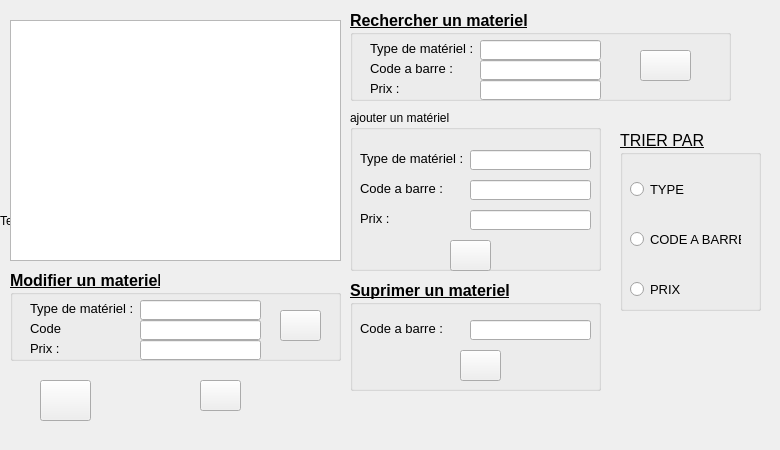
      <widget class="QWidget" name="tab_7">
       <attribute name="title">
        <string>gestion du fourniture</string>
       </attribute>
       <widget class="QGroupBox" name="groupBox_10">
        <property name="geometry">
         <rect>
          <x>350</x>
          <y>10</y>
          <width>381</width>
          <height>91</height>
         </rect>
        </property>
        <property name="font">
         <font>
          <pointsize>12</pointsize>
          <weight>75</weight>
          <bold>true</bold>
          <underline>true</underline>
         </font>
        </property>
        <property name="title">
         <string>Rechercher un materiel</string>
        </property>
        <widget class="QLabel" name="label_66">
         <property name="geometry">
          <rect>
           <x>20</x>
           <y>30</y>
           <width>111</width>
           <height>16</height>
          </rect>
         </property>
         <property name="font">
          <font>
           <pointsize>10</pointsize>
           <weight>50</weight>
           <bold>false</bold>
           <underline>false</underline>
          </font>
         </property>
         <property name="text">
          <string>Type de matériel :</string>
         </property>
        </widget>
        <widget class="QLabel" name="label_67">
         <property name="geometry">
          <rect>
           <x>20</x>
           <y>50</y>
           <width>111</width>
           <height>16</height>
          </rect>
         </property>
         <property name="font">
          <font>
           <pointsize>10</pointsize>
           <weight>50</weight>
           <bold>false</bold>
           <underline>false</underline>
          </font>
         </property>
         <property name="text">
          <string>Code a barre :</string>
         </property>
        </widget>
        <widget class="QLabel" name="label_68">
         <property name="geometry">
          <rect>
           <x>20</x>
           <y>70</y>
           <width>111</width>
           <height>16</height>
          </rect>
         </property>
         <property name="font">
          <font>
           <pointsize>10</pointsize>
           <weight>50</weight>
           <bold>false</bold>
           <underline>false</underline>
          </font>
         </property>
         <property name="text">
          <string>Prix :</string>
         </property>
        </widget>
        <widget class="QLineEdit" name="lineEdit_recht2">
         <property name="geometry">
          <rect>
           <x>130</x>
           <y>30</y>
           <width>121</width>
           <height>20</height>
          </rect>
         </property>
        </widget>
        <widget class="QLineEdit" name="lineEdit_rechc2">
         <property name="geometry">
          <rect>
           <x>130</x>
           <y>50</y>
           <width>121</width>
           <height>20</height>
          </rect>
         </property>
        </widget>
        <widget class="QLineEdit" name="lineEdit_40">
         <property name="geometry">
          <rect>
           <x>130</x>
           <y>70</y>
           <width>121</width>
           <height>20</height>
          </rect>
         </property>
        </widget>
        <widget class="QPushButton" name="pushButton_9">
         <property name="geometry">
          <rect>
           <x>290</x>
           <y>40</y>
           <width>51</width>
           <height>31</height>
          </rect>
         </property>
         <property name="font">
          <font>
           <pointsize>8</pointsize>
           <weight>50</weight>
           <bold>false</bold>
           <underline>false</underline>
          </font>
         </property>
         <property name="styleSheet">
          <string notr="true">border-image: url(:/photoqt/recherche.jpg);</string>
         </property>
         <property name="text">
          <string/>
         </property>
        </widget>
       </widget>
       <widget class="QPushButton" name="pushButton_8">
        <property name="geometry">
         <rect>
          <x>40</x>
          <y>380</y>
          <width>51</width>
          <height>41</height>
         </rect>
        </property>
        <property name="styleSheet">
         <string notr="true">border-image: url(:/photoqt/stat.jpg);</string>
        </property>
        <property name="text">
         <string/>
        </property>
       </widget>
       <widget class="QGroupBox" name="groupBox_4">
        <property name="geometry">
         <rect>
          <x>350</x>
          <y>110</y>
          <width>251</width>
          <height>161</height>
         </rect>
        </property>
        <property name="title">
         <string>ajouter un matériel </string>
        </property>
        <widget class="QLabel" name="label_69">
         <property name="geometry">
          <rect>
           <x>10</x>
           <y>40</y>
           <width>111</width>
           <height>16</height>
          </rect>
         </property>
         <property name="font">
          <font>
           <pointsize>10</pointsize>
           <weight>50</weight>
           <bold>false</bold>
           <underline>false</underline>
          </font>
         </property>
         <property name="text">
          <string>Type de matériel :</string>
         </property>
        </widget>
        <widget class="QLineEdit" name="atype2">
         <property name="geometry">
          <rect>
           <x>120</x>
           <y>40</y>
           <width>121</width>
           <height>20</height>
          </rect>
         </property>
        </widget>
        <widget class="QLabel" name="label_70">
         <property name="geometry">
          <rect>
           <x>10</x>
           <y>70</y>
           <width>111</width>
           <height>16</height>
          </rect>
         </property>
         <property name="font">
          <font>
           <pointsize>10</pointsize>
           <weight>50</weight>
           <bold>false</bold>
           <underline>false</underline>
          </font>
         </property>
         <property name="text">
          <string>Code a barre :</string>
         </property>
        </widget>
        <widget class="QLineEdit" name="acode2">
         <property name="geometry">
          <rect>
           <x>120</x>
           <y>70</y>
           <width>121</width>
           <height>20</height>
          </rect>
         </property>
        </widget>
        <widget class="QLabel" name="label_71">
         <property name="geometry">
          <rect>
           <x>10</x>
           <y>100</y>
           <width>111</width>
           <height>16</height>
          </rect>
         </property>
         <property name="font">
          <font>
           <pointsize>10</pointsize>
           <weight>50</weight>
           <bold>false</bold>
           <underline>false</underline>
          </font>
         </property>
         <property name="text">
          <string>Prix :</string>
         </property>
        </widget>
        <widget class="QLineEdit" name="aprix2">
         <property name="geometry">
          <rect>
           <x>120</x>
           <y>100</y>
           <width>121</width>
           <height>20</height>
          </rect>
         </property>
        </widget>
        <widget class="QPushButton" name="pushButton_10">
         <property name="geometry">
          <rect>
           <x>100</x>
           <y>130</y>
           <width>41</width>
           <height>31</height>
          </rect>
         </property>
         <property name="font">
          <font>
           <pointsize>10</pointsize>
           <weight>50</weight>
           <bold>false</bold>
           <underline>false</underline>
          </font>
         </property>
         <property name="styleSheet">
          <string notr="true">border-image: url(:/photoqt/ajouter.jpg);</string>
         </property>
         <property name="text">
          <string/>
         </property>
        </widget>
       </widget>
       <widget class="QGroupBox" name="groupBox_8">
        <property name="geometry">
         <rect>
          <x>350</x>
          <y>280</y>
          <width>251</width>
          <height>111</height>
         </rect>
        </property>
        <property name="font">
         <font>
          <pointsize>12</pointsize>
          <weight>75</weight>
          <bold>true</bold>
          <underline>true</underline>
         </font>
        </property>
        <property name="title">
         <string>Suprimer un materiel</string>
        </property>
        <widget class="QLabel" name="label_72">
         <property name="geometry">
          <rect>
           <x>10</x>
           <y>40</y>
           <width>111</width>
           <height>16</height>
          </rect>
         </property>
         <property name="font">
          <font>
           <pointsize>10</pointsize>
           <weight>50</weight>
           <bold>false</bold>
           <underline>false</underline>
          </font>
         </property>
         <property name="text">
          <string>Code a barre :</string>
         </property>
        </widget>
        <widget class="QLineEdit" name="lineEdit_code2">
         <property name="geometry">
          <rect>
           <x>120</x>
           <y>40</y>
           <width>121</width>
           <height>20</height>
          </rect>
         </property>
        </widget>
        <widget class="QPushButton" name="pushButton_16">
         <property name="geometry">
          <rect>
           <x>110</x>
           <y>70</y>
           <width>41</width>
           <height>31</height>
          </rect>
         </property>
         <property name="font">
          <font>
           <pointsize>10</pointsize>
           <weight>50</weight>
           <bold>false</bold>
           <underline>false</underline>
          </font>
         </property>
         <property name="styleSheet">
          <string notr="true">border-image: url(:/photoqt/supp.jpg);</string>
         </property>
         <property name="text">
          <string/>
         </property>
        </widget>
       </widget>
       <widget class="QTableView" name="tableView_2">
        <property name="geometry">
         <rect>
          <x>10</x>
          <y>20</y>
          <width>331</width>
          <height>241</height>
         </rect>
        </property>
       </widget>
       <widget class="QGroupBox" name="groupBox_11">
        <property name="geometry">
         <rect>
          <x>10</x>
          <y>270</y>
          <width>331</width>
          <height>91</height>
         </rect>
        </property>
        <property name="font">
         <font>
          <pointsize>12</pointsize>
          <weight>75</weight>
          <bold>true</bold>
          <underline>true</underline>
         </font>
        </property>
        <property name="title">
         <string>Modifier un materiel</string>
        </property>
        <widget class="QLabel" name="label_73">
         <property name="geometry">
          <rect>
           <x>20</x>
           <y>30</y>
           <width>111</width>
           <height>16</height>
          </rect>
         </property>
         <property name="font">
          <font>
           <pointsize>10</pointsize>
           <weight>50</weight>
           <bold>false</bold>
           <underline>false</underline>
          </font>
         </property>
         <property name="text">
          <string>Type de matériel :</string>
         </property>
        </widget>
        <widget class="QLabel" name="label_74">
         <property name="geometry">
          <rect>
           <x>20</x>
           <y>50</y>
           <width>111</width>
           <height>16</height>
          </rect>
         </property>
         <property name="font">
          <font>
           <pointsize>10</pointsize>
           <weight>50</weight>
           <bold>false</bold>
           <underline>false</underline>
          </font>
         </property>
         <property name="text">
          <string>Code</string>
         </property>
        </widget>
        <widget class="QLabel" name="label_75">
         <property name="geometry">
          <rect>
           <x>20</x>
           <y>70</y>
           <width>111</width>
           <height>16</height>
          </rect>
         </property>
         <property name="font">
          <font>
           <pointsize>10</pointsize>
           <weight>50</weight>
           <bold>false</bold>
           <underline>false</underline>
          </font>
         </property>
         <property name="text">
          <string>Prix :</string>
         </property>
        </widget>
        <widget class="QLineEdit" name="lineEdit_modtype_2">
         <property name="geometry">
          <rect>
           <x>130</x>
           <y>30</y>
           <width>121</width>
           <height>20</height>
          </rect>
         </property>
        </widget>
        <widget class="QLineEdit" name="lineEdit_modcode_2">
         <property name="geometry">
          <rect>
           <x>130</x>
           <y>50</y>
           <width>121</width>
           <height>20</height>
          </rect>
         </property>
        </widget>
        <widget class="QLineEdit" name="lineEdit_modprix_2">
         <property name="geometry">
          <rect>
           <x>130</x>
           <y>70</y>
           <width>121</width>
           <height>20</height>
          </rect>
         </property>
        </widget>
        <widget class="QPushButton" name="pushButton_17">
         <property name="geometry">
          <rect>
           <x>270</x>
           <y>40</y>
           <width>41</width>
           <height>31</height>
          </rect>
         </property>
         <property name="font">
          <font>
           <pointsize>8</pointsize>
           <weight>50</weight>
           <bold>false</bold>
           <underline>false</underline>
          </font>
         </property>
         <property name="styleSheet">
          <string notr="true">border-image: url(:/photoqt/modifier.jpg);</string>
         </property>
         <property name="text">
          <string/>
         </property>
        </widget>
       </widget>
       <widget class="QPushButton" name="afficher1_2">
        <property name="geometry">
         <rect>
          <x>200</x>
          <y>380</y>
          <width>41</width>
          <height>31</height>
         </rect>
        </property>
        <property name="styleSheet">
         <string notr="true">border-image: url(:/photoqt/afficher.jpg);</string>
        </property>
        <property name="text">
         <string/>
        </property>
       </widget>
       <widget class="QGroupBox" name="groupBox_5">
        <property name="geometry">
         <rect>
          <x>620</x>
          <y>130</y>
          <width>141</width>
          <height>181</height>
         </rect>
        </property>
        <property name="font">
         <font>
          <pointsize>12</pointsize>
          <underline>true</underline>
         </font>
        </property>
        <property name="title">
         <string>TRIER PAR</string>
        </property>
        <widget class="QRadioButton" name="radioButton">
         <property name="geometry">
          <rect>
           <x>10</x>
           <y>50</y>
           <width>83</width>
           <height>18</height>
          </rect>
         </property>
         <property name="font">
          <font>
           <pointsize>10</pointsize>
           <underline>false</underline>
          </font>
         </property>
         <property name="text">
          <string>TYPE</string>
         </property>
        </widget>
        <widget class="QRadioButton" name="radioButton_2">
         <property name="geometry">
          <rect>
           <x>10</x>
           <y>100</y>
           <width>111</width>
           <height>18</height>
          </rect>
         </property>
         <property name="font">
          <font>
           <pointsize>10</pointsize>
           <underline>false</underline>
          </font>
         </property>
         <property name="text">
          <string>CODE A BARRE </string>
         </property>
        </widget>
        <widget class="QRadioButton" name="radioButton_6">
         <property name="geometry">
          <rect>
           <x>10</x>
           <y>150</y>
           <width>83</width>
           <height>18</height>
          </rect>
         </property>
         <property name="font">
          <font>
           <pointsize>10</pointsize>
           <underline>false</underline>
          </font>
         </property>
         <property name="text">
          <string>PRIX</string>
         </property>
        </widget>
       </widget>
       <widget class="QLabel" name="label_6">
        <property name="geometry">
         <rect>
          <x>0</x>
          <y>0</y>
          <width>771</width>
          <height>441</height>
         </rect>
        </property>
        <property name="styleSheet">
         <string notr="true">border-image: url(:/photoqt/backgroubd.jpg);</string>
        </property>
        <property name="text">
         <string>TextLabel</string>
        </property>
       </widget>
       <widget class="QLabel" name="date_2">
        <property name="geometry">
         <rect>
          <x>626</x>
          <y>360</y>
          <width>121</width>
          <height>21</height>
         </rect>
        </property>
        <property name="text">
         <string/>
        </property>
       </widget>
       <widget class="QLabel" name="digitalclock_2">
        <property name="geometry">
         <rect>
          <x>630</x>
          <y>390</y>
          <width>121</width>
          <height>20</height>
         </rect>
        </property>
        <property name="text">
         <string/>
        </property>
       </widget>
       <zorder>groupBox_4</zorder>
       <zorder>label_6</zorder>
       <zorder>groupBox_10</zorder>
       <zorder>pushButton_8</zorder>
       <zorder>groupBox_8</zorder>
       <zorder>tableView_2</zorder>
       <zorder>groupBox_11</zorder>
       <zorder>afficher1_2</zorder>
       <zorder>groupBox_5</zorder>
       <zorder>date_2</zorder>
       <zorder>digitalclock_2</zorder>
      </widget>
